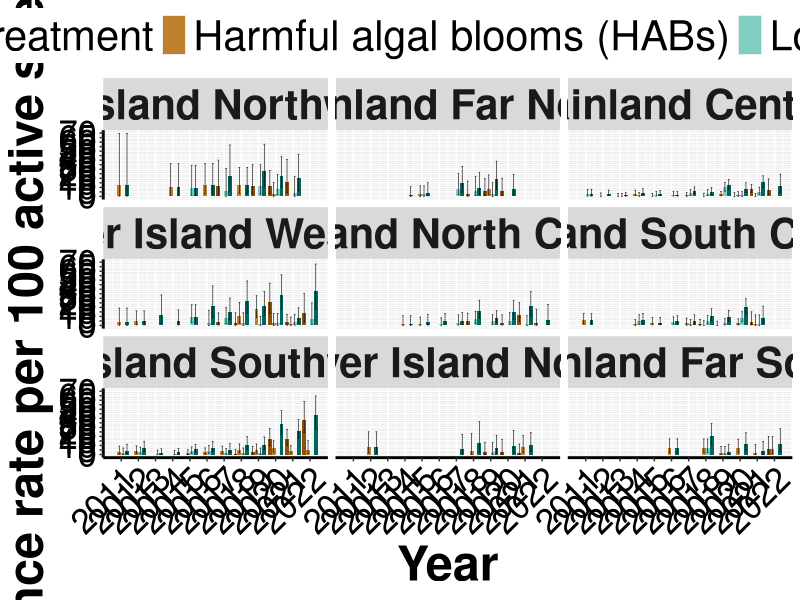
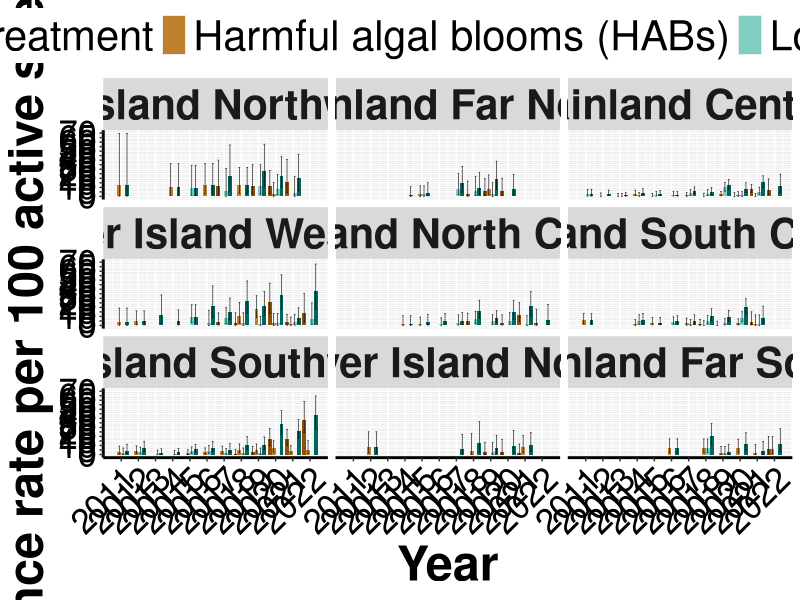

Source code (R) for these figures, in order:
#Working directory
setwd("C:/Users/user/Desktop/mortality data/Chapter 3/Descriptive graphs")

# Load the distance matrix from the CSV file
data <- read.csv("Incidence for all the FHZ.csv", check.names = FALSE)

# Load ggplot2 library
library(ggplot2)

# Reorder levels of the 'Moran's I' column to change legend order
data$Event <- factor(data$Event, levels = c( "Treatment", "Harmful algal blooms (HABs)","Low dissolved oxygen (Low-DO)", "Total MEs"))

#Reorder zone
data$Zone <-factor(data$Zone, levels= c("Vancouver Island Northwest Central","Mainland Far North" ,"Mainland Central","Vancouver Island West Central", "Mainland North Central","Mainland South Central","Vancouver Island Southwest Central","Vancouver Island Northwest", "Mainland Far South"
))

# Plot (Looks larger here but fine in saved one)
ggplot(data, aes(x = Year, y = Mean, fill = Event)) +
  geom_bar(stat = "identity", position = "dodge") +
  geom_errorbar(aes(ymin = `CI lower band`, ymax = `CI upper band`), 
                width = 0.4, size = 0.2, position = position_dodge(width = 0.9)) +
  facet_wrap(~Zone) +
  labs(x = "Year", 
       y = "Incidence rate per 100 active site-month", 
       fill = "Types of mortality events (MEs)") +
  scale_x_continuous(breaks = seq(2011, 2022, by = 1)) +
  scale_y_continuous(breaks = seq(0, 70, by = 5)) +
  scale_fill_manual(values = c("#8c510a", "#bf812d", "#80cdc1", "#01665e")) +
  theme(
    plot.background = element_rect(fill = "white"),
    axis.line = element_line(colour = "black", linewidth = 1),
    axis.text = element_text(size = 30, colour = "black"),  # Larger text for axis labels
    axis.title = element_text(size = 35, face = "bold"),    # Larger text for axis titles
    plot.title = element_text(size = 30, face = "bold"),
    legend.title = element_text(size = 30, face = "bold"),
    legend.text = element_text(color = "black", size = 30),
    legend.position = "top",
    axis.text.x = element_text(angle = 45, hjust = 1, size = 25),  # Larger x-axis text
    axis.text.y = element_text(size = 25),                         # Larger y-axis text
    strip.text = element_text(size = 30, face = "bold")            # Larger facet labels (zone names)
  )


#Save the plot as a high-resolution image (adjust the filename and parameters as needed)
ggsave("Incidence rate for all FHZ.png", width = 30, height = 30, dpi = 300)
